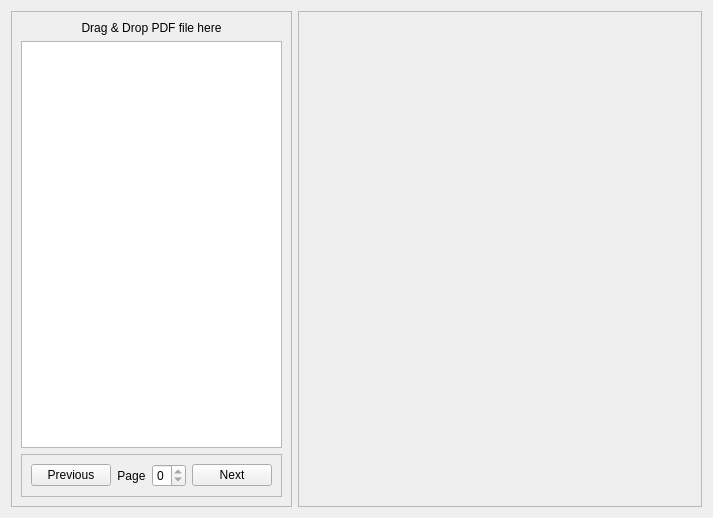
<?xml version="1.0" encoding="UTF-8"?>
<ui version="4.0">
 <class>scan_book</class>
 <widget class="QWidget" name="scan_book">
  <property name="geometry">
   <rect>
    <x>0</x>
    <y>0</y>
    <width>713</width>
    <height>518</height>
   </rect>
  </property>
  <property name="windowTitle">
   <string>scan_book</string>
  </property>
  <layout class="QHBoxLayout" name="horizontalLayout">
   <item>
    <widget class="QFrame" name="frame">
     <property name="sizePolicy">
      <sizepolicy hsizetype="Maximum" vsizetype="Preferred">
       <horstretch>0</horstretch>
       <verstretch>0</verstretch>
      </sizepolicy>
     </property>
     <property name="frameShape">
      <enum>QFrame::StyledPanel</enum>
     </property>
     <property name="frameShadow">
      <enum>QFrame::Raised</enum>
     </property>
     <layout class="QVBoxLayout" name="verticalLayout_2">
      <item>
       <widget class="QLabel" name="label">
        <property name="text">
         <string>Drag &amp; Drop PDF file here</string>
        </property>
        <property name="alignment">
         <set>Qt::AlignCenter</set>
        </property>
       </widget>
      </item>
      <item>
       <widget class="QListWidget" name="listWidget_pageBoards"/>
      </item>
      <item>
       <widget class="QFrame" name="frame_3">
        <property name="frameShape">
         <enum>QFrame::StyledPanel</enum>
        </property>
        <property name="frameShadow">
         <enum>QFrame::Raised</enum>
        </property>
        <layout class="QHBoxLayout" name="horizontalLayout_2">
         <item>
          <widget class="QPushButton" name="pushButton_previous">
           <property name="text">
            <string>Previous</string>
           </property>
          </widget>
         </item>
         <item>
          <widget class="QLabel" name="label_page">
           <property name="text">
            <string>Page</string>
           </property>
           <property name="alignment">
            <set>Qt::AlignCenter</set>
           </property>
          </widget>
         </item>
         <item>
          <widget class="QSpinBox" name="spinBox_page_number">
           <property name="maximum">
            <number>0</number>
           </property>
          </widget>
         </item>
         <item>
          <widget class="QPushButton" name="pushButton_next">
           <property name="text">
            <string>Next</string>
           </property>
          </widget>
         </item>
        </layout>
       </widget>
      </item>
     </layout>
    </widget>
   </item>
   <item>
    <widget class="QFrame" name="frame_2">
     <property name="frameShape">
      <enum>QFrame::StyledPanel</enum>
     </property>
     <property name="frameShadow">
      <enum>QFrame::Raised</enum>
     </property>
     <layout class="QVBoxLayout" name="verticalLayout">
      <item>
       <widget class="BoardView" name="board_view" native="true"/>
      </item>
     </layout>
    </widget>
   </item>
  </layout>
 </widget>
 <customwidgets>
  <customwidget>
   <class>BoardView</class>
   <extends>QWidget</extends>
   <header>GUI/widgets/BoardView.h</header>
   <container>1</container>
  </customwidget>
 </customwidgets>
 <resources/>
 <connections>
  <connection>
   <sender>pushButton_previous</sender>
   <signal>clicked()</signal>
   <receiver>scan_book</receiver>
   <slot>on_previous_clicked()</slot>
   <hints>
    <hint type="sourcelabel">
     <x>127</x>
     <y>482</y>
    </hint>
    <hint type="destinationlabel">
     <x>133</x>
     <y>-14</y>
    </hint>
   </hints>
  </connection>
  <connection>
   <sender>pushButton_next</sender>
   <signal>clicked()</signal>
   <receiver>scan_book</receiver>
   <slot>on_next_clicked()</slot>
   <hints>
    <hint type="sourcelabel">
     <x>309</x>
     <y>482</y>
    </hint>
    <hint type="destinationlabel">
     <x>510</x>
     <y>-22</y>
    </hint>
   </hints>
  </connection>
  <connection>
   <sender>listWidget_pageBoards</sender>
   <signal>itemSelectionChanged()</signal>
   <receiver>scan_book</receiver>
   <slot>on_board_changed()</slot>
   <hints>
    <hint type="sourcelabel">
     <x>321</x>
     <y>93</y>
    </hint>
    <hint type="destinationlabel">
     <x>356</x>
     <y>-13</y>
    </hint>
   </hints>
  </connection>
  <connection>
   <sender>spinBox_page_number</sender>
   <signal>valueChanged(int)</signal>
   <receiver>scan_book</receiver>
   <slot>on_page_number_changed(int)</slot>
   <hints>
    <hint type="sourcelabel">
     <x>193</x>
     <y>471</y>
    </hint>
    <hint type="destinationlabel">
     <x>13</x>
     <y>511</y>
    </hint>
   </hints>
  </connection>
 </connections>
 <slots>
  <slot>on_previous_clicked()</slot>
  <slot>on_next_clicked()</slot>
  <slot>on_board_changed()</slot>
  <slot>on_page_number_changed(int)</slot>
 </slots>
</ui>
